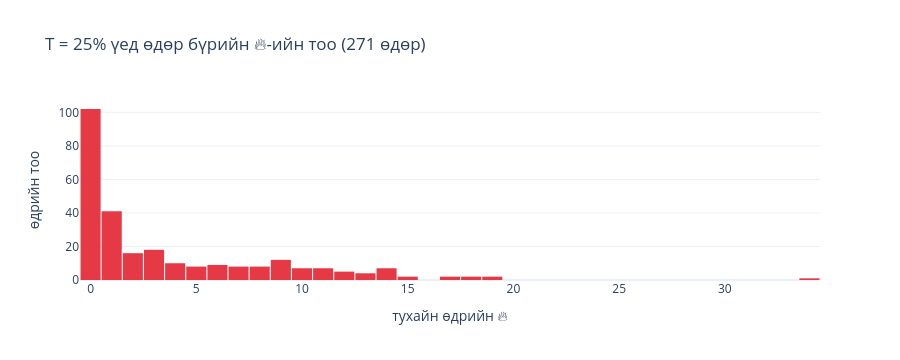

The notebook cell saved with this chart:
### Code cell
daily = (meas["pred_pct"] >= fire["T"]).groupby(meas["date"]).sum()
fig = px.histogram(daily, nbins=int(daily.max()) + 1, color_discrete_sequence=[RED],
                   title=f"T = {fire['T']:.0%} үед өдөр бүрийн 🔥-ийн тоо ({len(daily)} өдөр)")
fig.update_layout(xaxis_title="тухайн өдрийн 🔥", yaxis_title="өдрийн тоо", showlegend=False, bargap=0.05, height=360)
fig.show()
print(f"🔥-гүй (нам гүм) өдөр: {(daily == 0).mean():.0%},  медиан {daily.median():.0f},  хамгийн их {daily.max()}")

### Figure 1 — Plotly figure (JSON) as saved in the notebook; plotly's stock layout.template omitted (floating-point values rounded to 4 significant figures; data arrays with more than 128 entries replaced by an {"elided": "..."} marker saying what was removed)
{"data": [{"bingroup": "x", "hovertemplate": "variable=pred_pct<br>value=%{x}<br>count=%{y}<extra></extra>", "legendgroup": "pred_pct", "marker": {"color": "#e63946", "pattern": {"shape": ""}}, "name": "pred_pct", "nbinsx": 35, "orientation": "v", "showlegend": true, "type": "histogram", "x": {"elided": "271 int values"}, "xaxis": "x", "yaxis": "y"}], "layout": {"bargap": 0.05, "barmode": "relative", "height": 360, "legend": {"title": {"text": "variable"}, "tracegroupgap": 0}, "showlegend": false, "title": {"text": "T = 25% үед өдөр бүрийн 🔥-ийн тоо (271 өдөр)"}, "xaxis": {"anchor": "y", "domain": [0.0, 1.0], "title": {"text": "тухайн өдрийн 🔥"}}, "yaxis": {"anchor": "x", "domain": [0.0, 1.0], "title": {"text": "өдрийн тоо"}}}}
